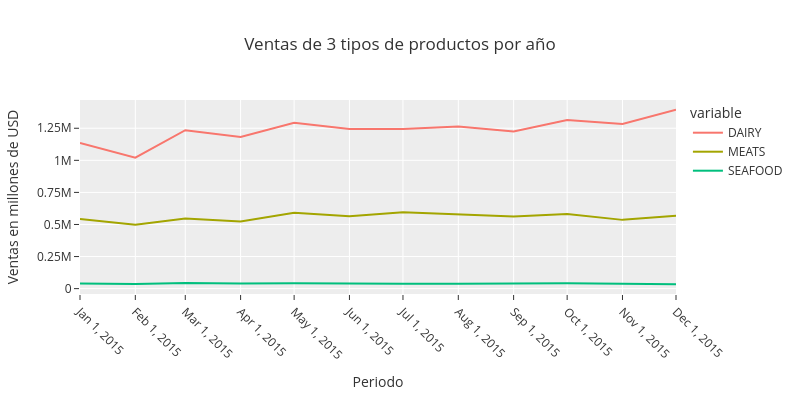

The notebook cell this image was saved under:
### Code cell
# Plotly
fig = px.line(
    df, 
    width=800,
    height=400,
    template='ggplot2',
    title='Ventas de 3 tipos de productos por año'
)

fig.update_layout(
    xaxis_title = 'Periodo',
    yaxis_title = 'Ventas en millones de USD'
)

# Ticks
fig.update_xaxes(
    tickangle = 45,
    tickvals = df.index.values,
    tickmode = 'array'
)

fig.update_yaxes(
    #nticks = 8,
    #tickvals = [500000, 1000000],
    dtick = 250000
)

fig.show()

### Figure 1 — Plotly figure (JSON) as saved in the notebook; plotly's stock layout.template omitted (floating-point values rounded to 4 significant figures)
{"data": [{"hovertemplate": "variable=DAIRY<br>fecha=%{x}<br>value=%{y}<extra></extra>", "legendgroup": "DAIRY", "line": {"color": "#F8766D", "dash": "solid"}, "marker": {"symbol": "circle"}, "mode": "lines", "name": "DAIRY", "orientation": "v", "showlegend": true, "type": "scatter", "x": ["2015-01", "2015-02", "2015-03", "2015-04", "2015-05", "2015-06", "2015-07", "2015-08", "2015-09", "2015-10", "2015-11", "2015-12"], "xaxis": "x", "y": [1134521, 1020747, 1234851, 1181180, 1293308, 1243588, 1244815, 1263428, 1224619, 1314827, 1283672, 1394582], "yaxis": "y"}, {"hovertemplate": "variable=MEATS<br>fecha=%{x}<br>value=%{y}<extra></extra>", "legendgroup": "MEATS", "line": {"color": "#A3A500", "dash": "solid"}, "marker": {"symbol": "circle"}, "mode": "lines", "name": "MEATS", "orientation": "v", "showlegend": true, "type": "scatter", "x": ["2015-01", "2015-02", "2015-03", "2015-04", "2015-05", "2015-06", "2015-07", "2015-08", "2015-09", "2015-10", "2015-11", "2015-12"], "xaxis": "x", "y": [543100.0, 498700.0, 546500.0, 522300.0, 591700.0, 565000.0, 594900.0, 581200.0, 562700.0, 580800.0, 535900.0, 567400.0], "yaxis": "y"}, {"hovertemplate": "variable=SEAFOOD<br>fecha=%{x}<br>value=%{y}<extra></extra>", "legendgroup": "SEAFOOD", "line": {"color": "#00BF7D", "dash": "solid"}, "marker": {"symbol": "circle"}, "mode": "lines", "name": "SEAFOOD", "orientation": "v", "showlegend": true, "type": "scatter", "x": ["2015-01", "2015-02", "2015-03", "2015-04", "2015-05", "2015-06", "2015-07", "2015-08", "2015-09", "2015-10", "2015-11", "2015-12"], "xaxis": "x", "y": [40470.0, 36070.0, 43810.0, 39980.0, 42510.0, 38780.0, 38540.0, 37770.0, 41910.0, 41420.0, 38820.0, 33730.0], "yaxis": "y"}], "layout": {"height": 400, "legend": {"title": {"text": "variable"}, "tracegroupgap": 0}, "title": {"text": "Ventas de 3 tipos de productos por año"}, "width": 800, "xaxis": {"anchor": "y", "domain": [0, 1], "tickangle": 45, "tickmode": "array", "tickvals": ["2015-01", "2015-02", "2015-03", "2015-04", "2015-05", "2015-06", "2015-07", "2015-08", "2015-09", "2015-10", "2015-11", "2015-12"], "title": {"text": "Periodo"}}, "yaxis": {"anchor": "x", "domain": [0, 1], "dtick": 250000, "title": {"text": "Ventas en millones de USD"}}}}
